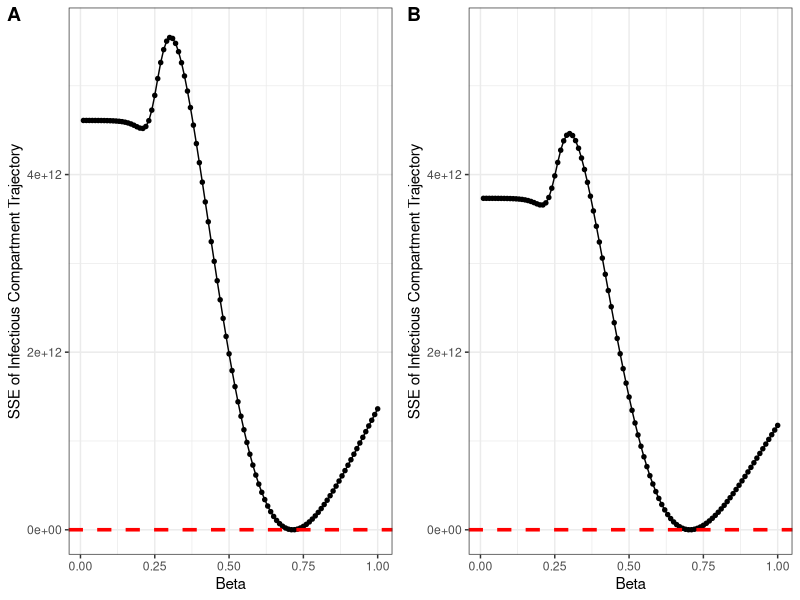

Write R code to recreate this figure.

library(deSolve)

rm(list=ls())
initial_state <- c(S=1e6-50, E=0, I=50, R=0)

real_params <- c(beta=5/7, delta=1/3, gamma=1/14, N=1e6)

times <- seq(0, 90, by=1)


SEIR_model <- function(t, state, parameters){
  with(as.list(c(state, parameters)),{
    dS <- -beta * S * I / N
    dE <- beta * S * I / N - delta * E
    dI <- delta * E - gamma * I
    dR <- gamma * I
    list(c(dS, dE, dI, dR))
  })
}

simulated_data <- rk4(y=initial_state,
                      times=times,
                      func = SEIR_model,
                      parms=real_params)

simulated_data <- round(simulated_data, digits = 0)


## search parameter space

beta_space <- seq(0.01, 1, 0.01)

loss.sse <- function(beta){
  params <- c(beta=beta, delta=1/3, gamma=1/14, N=1e6)
  out <- rk4(y=initial_state,
      times=times,
      func = SEIR_model,
      parms=params)
  out <- round(out, digits=0)
  residual <- out[, 'I'] - simulated_data[, 'I']
  sum(residual^2)
}

SSE <- sapply(beta_space, loss.sse)
minSSE <- min(SSE)
SSE_df <- data.frame(beta_hat = seq(0.01, 1, 0.01),
                     loss = SSE)

SSE_df$Type <- "No Underreporting"

library(ggplot2)
SSE_trajectory <- ggplot(SSE_df, aes(x=beta_hat, y=loss))+ geom_line() + geom_point(size=1.2)+
  xlab("Beta") + ylab("SSE of Infectious Compartment Trajectory") + ylim(0, 5.6e12)+
  geom_hline(yintercept=minSSE, linetype="dashed",
             color = "red", size=1.2)+
  theme_bw()


## SEIR with underreporting


initial_state_all <- c(S=1e6-50, E=0, I=50, OI=0,  R=0)
initial_state_observed <- c(S=1e6-50, E=0, I=50,  R=0)

uSEIR_generation_model <- function(t, state, parameters){
  with(as.list(c(state, parameters)),{
    dS <- -beta * S * I / N
    dE <- beta * S * I / N - delta * E
    dI <- delta * E - gamma * I
    dOI <- 0.9 * (delta * E - gamma * I)
    dR <- gamma * I
    list(c(dS, dE, dI, dOI, dR))
  })
}

uSEIR_simulated_data <- rk4(y=initial_state_all,
                      times=times,
                      func = uSEIR_generation_model,
                      parms=real_params)
uSEIR_simulated_data <- round(uSEIR_simulated_data, digits=0)

uSEIR_estimation_model <- function(t, state, parameters){
  with(as.list(c(state, parameters)),{
    dS <- - 10 / 9 *beta * S * I / N
    dE <- 10 / 9 * beta * S * I / N - delta * E
    dI <- 9 / 10 * delta * E - gamma * I
    dR <- 1 / 10 * delta * E + gamma * I
    list(c(dS, dE, dI, dR))
  })
}

uSEIR.loss.sse <- function(beta){
  params <- c(beta=beta, delta=1/3, gamma=1/14, N=1e6)
  out <- rk4(y=initial_state_observed,
             times=times,
             func = uSEIR_estimation_model,
             parms=params)
  out <- round(out, digits=0)
  residual <- out[, 'I'] - uSEIR_simulated_data[, 'OI']
  sum(residual^2)
}

uSEIR_SSE <- sapply(beta_space, uSEIR.loss.sse)
uSEIR_minSSE <- min(uSEIR_SSE)
uSEIR_SSE_df <- data.frame(beta_hat = seq(0.01, 1, 0.01),
                     loss = uSEIR_SSE)
uSEIR_SSE_df$Type <- "Underreporting"

combined_performance <- rbind(SSE_df, uSEIR_SSE_df)

uSEIR_SSE_trajectory <- ggplot(uSEIR_SSE_df, aes(x=beta_hat, y=loss))+ geom_line() + geom_point(size=1.2)+
  xlab("Beta") + ylab("SSE of Infectious Compartment Trajectory") + ylim(0, 5.6e12)+
  geom_hline(yintercept=uSEIR_minSSE, linetype="dashed",
             color = "red", size=1.2)+
  theme_bw()


library(cowplot)

plot_grid(SSE_trajectory, uSEIR_SSE_trajectory, labels="AUTO",
          ncol=2)
